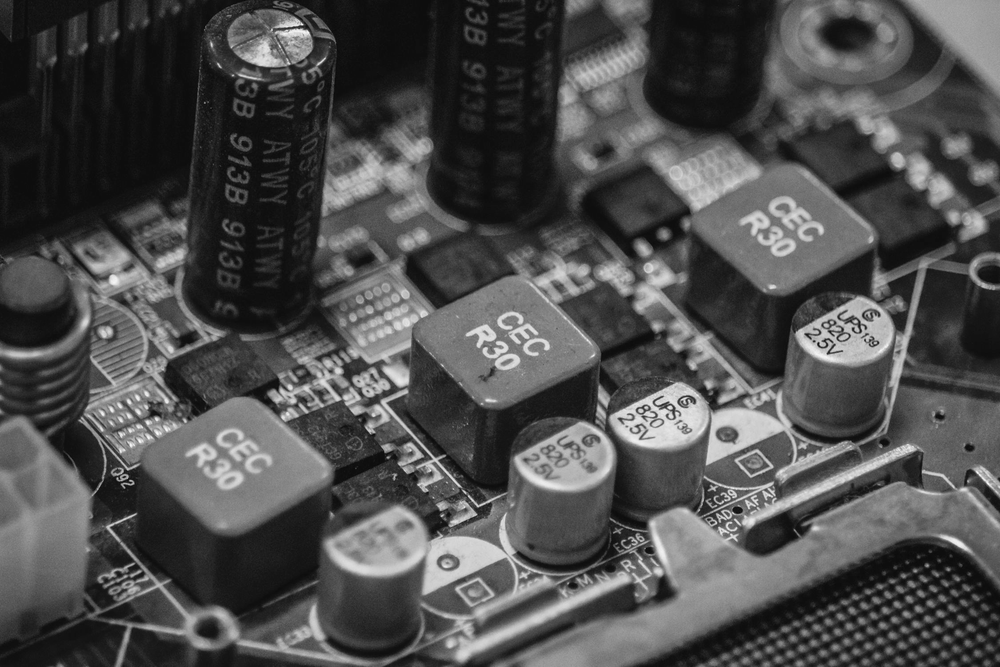
%> input picture Part A/Original Images/board.png, 1000 x 667 px, shrunk from 2250 x 1500 before the run
$ octave ask1_3.m   (GNU Octave 9; MATLAB toolbox functions it lacks are replaced by stand-ins)
%> lines starting %> are read from the running program, lines starting %| are printed output that depends on the picture
%1.3.1

I = im2double(imread('board.png'));
%> I: size 667x1000 double; min 0.0314, max 0.988, mean 0.304

m=0;
SNRdB=15;

var_I = std2(I)^2
%> var_I = 0.043
var_gauss = sqrt(var_I/10^(SNRdB/10))
%> var_gauss = 0.0369

I_noisy = imnoise(I, 'Gaussian', m, var_gauss^2);

figure("Name","gaussian")
imshow(I_noisy)
title("ενθόρυβη εικόνα ")


%median filter
J_3 = medfilt2(I_noisy,[3 3]);

figure("Name","median 3x3 gaussian")
imshowpair(I_noisy,J_3,"montage")
title(' median filter παράθυρο 3χ3 vs gaussian')

J_9 = medfilt2(I_noisy,[9 9]);
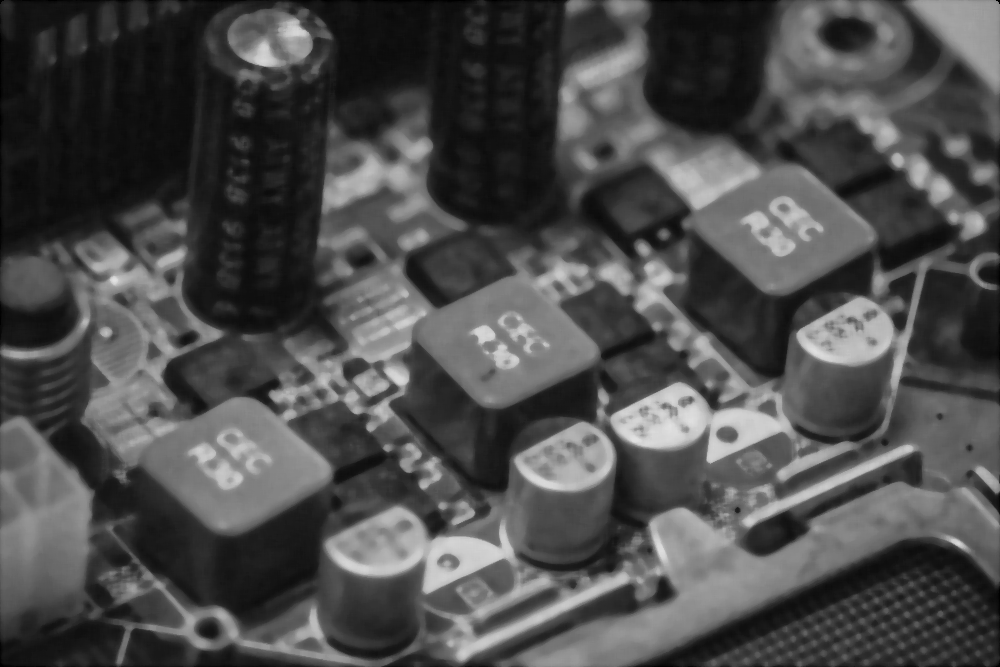
%> J_9: size 667x1000 double; min 0, max 0.889, mean 0.3

figure("Name","median 9x9")
imshowpair(I_noisy,J_9,"montage")
title(' median filter παράθυρο 9χ9 vs gaussian')

%moving average
h_3 = fspecial('average',[3 3]);
A_3 = imfilter(I_noisy,h_3,"symmetric");


figure
imshowpair(A_3,I_noisy,"montage")
title("moving average filter παράθυρο 3χ3 vs gaussian")

h_9 = fspecial('average',[9 9]);
A_9 = imfilter(I_noisy,h_9,"symmetric");

figure
imshowpair(A_9,I_noisy,"montage")
title("moving average filter παράθυρο 9χ9 vs gaussian")

%1.3.2

d=0.3;
I_pepper = imnoise(I,'salt & pepper',d);
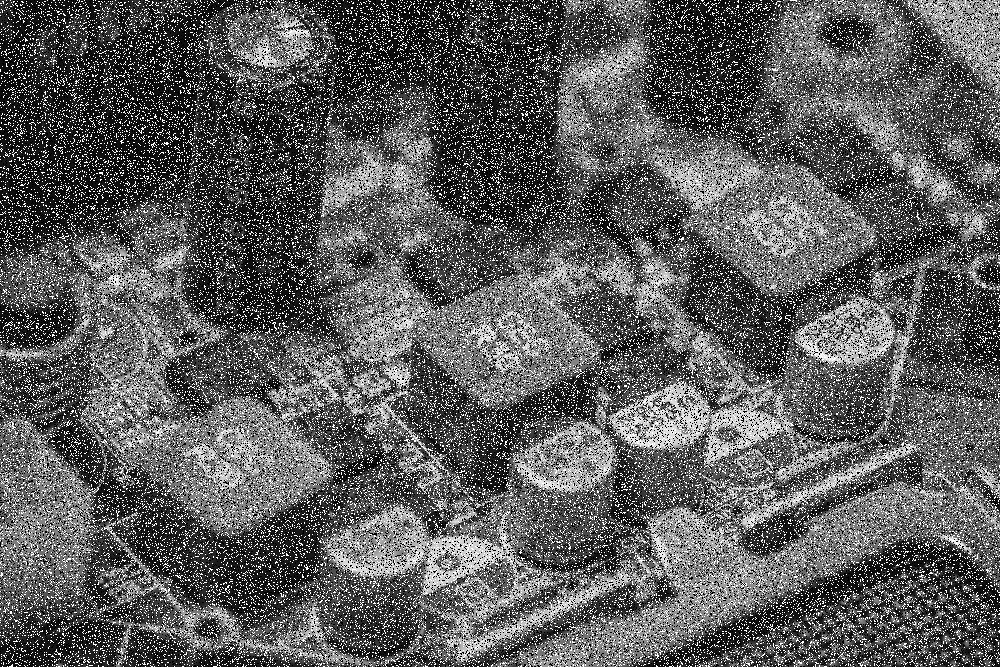
%> I_pepper: size 667x1000 double; min 0, max 1, mean 0.363

%median filter
J_3 = medfilt2(I_pepper,[3 3]);
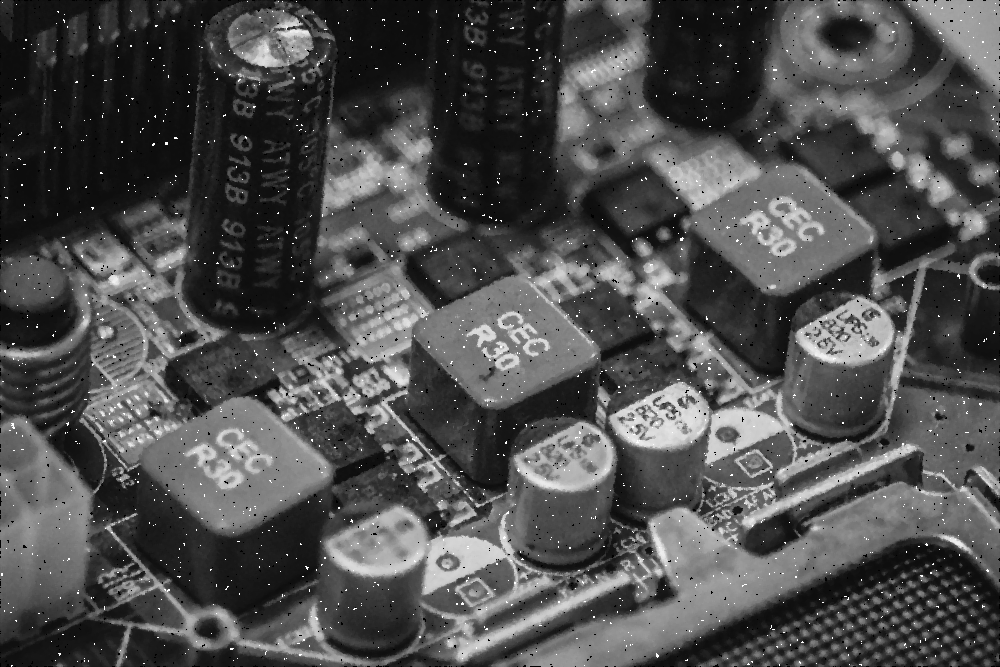
%> J_3: size 667x1000 double; min 0, max 1, mean 0.305

figure("Name","median 3x3 salt&pepper")
imshow([I_pepper J_3])
title(' median filter παράθυρο 3χ3 vs salt&pepper')

J_9 = medfilt2(I_pepper,[9 9]);

figure("Name","median 9x9 salt&pepper")
imshow([I_pepper J_9])
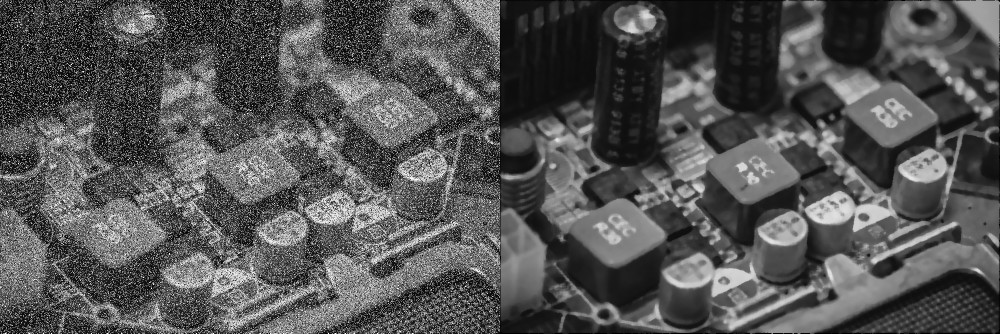
%> displayed picture: size 667x2000, on the screen's scale of 0 to 255 (shown at 1/2 size); min 0, max 255, mean 84.3
title(' median filter παράθυρο 9χ9 vs salt&pepper')

%moving average
P_3 = imfilter(I_pepper,h_3,"symmetric");
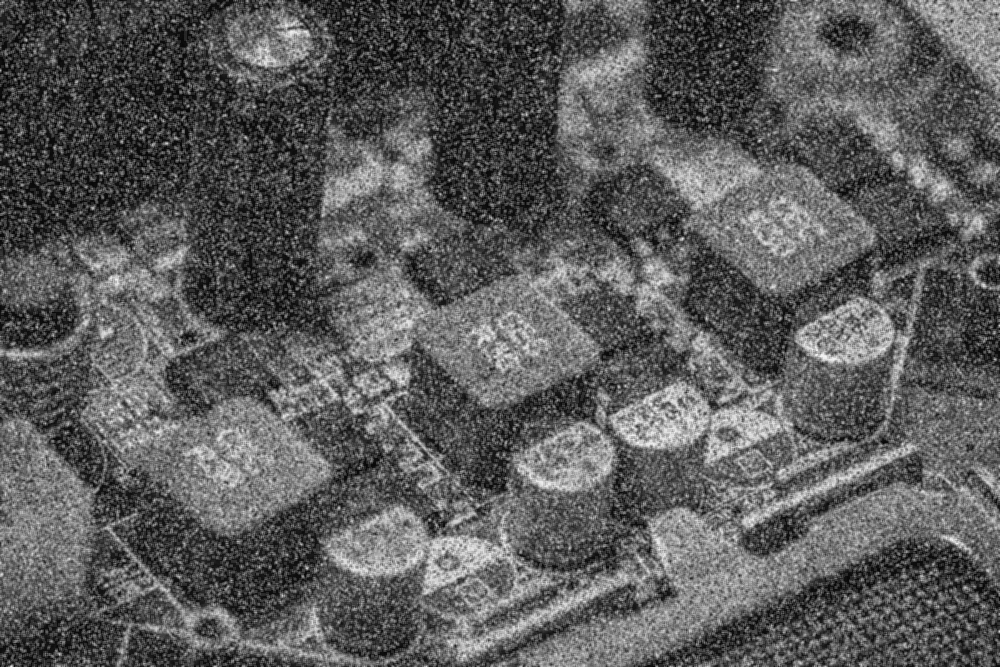
%> P_3: size 667x1000 double; min 0.00915, max 0.963, mean 0.363
P_9 = imfilter(I_pepper,h_9,"symmetric");
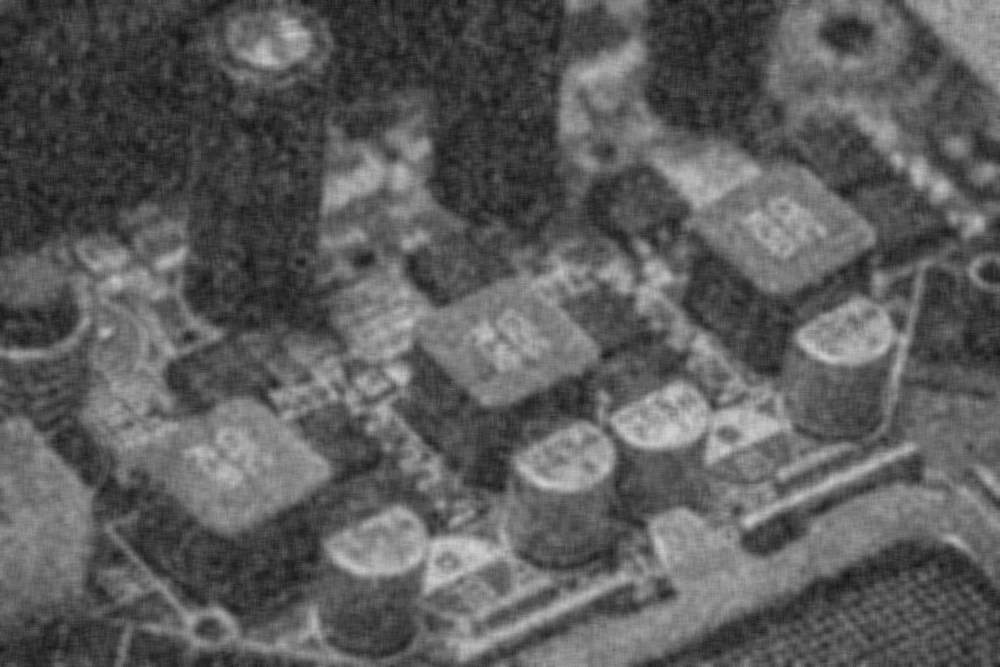
%> P_9: size 667x1000 double; min 0.0538, max 0.83, mean 0.363

figure
imshowpair(I_pepper,P_3,"montage")
title("moving average 3χ3 vs salt&pepper")

figure
imshowpair(I_pepper,P_9,"montage")
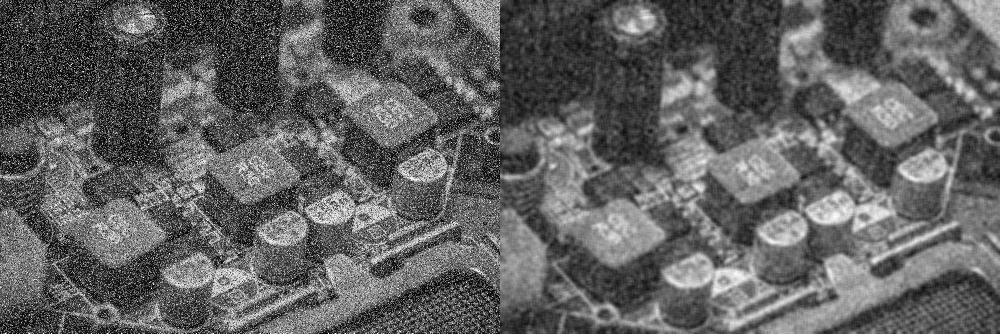
%> displayed picture: size 667x2000, on the screen's scale of 0 to 255 (shown at 1/2 size); min 0, max 255, mean 97
title("moving average 9χ9 vs salt&pepper")

$ run again, with Part A/Original Images/hallway.png copied over Part A/Original Images/board.png
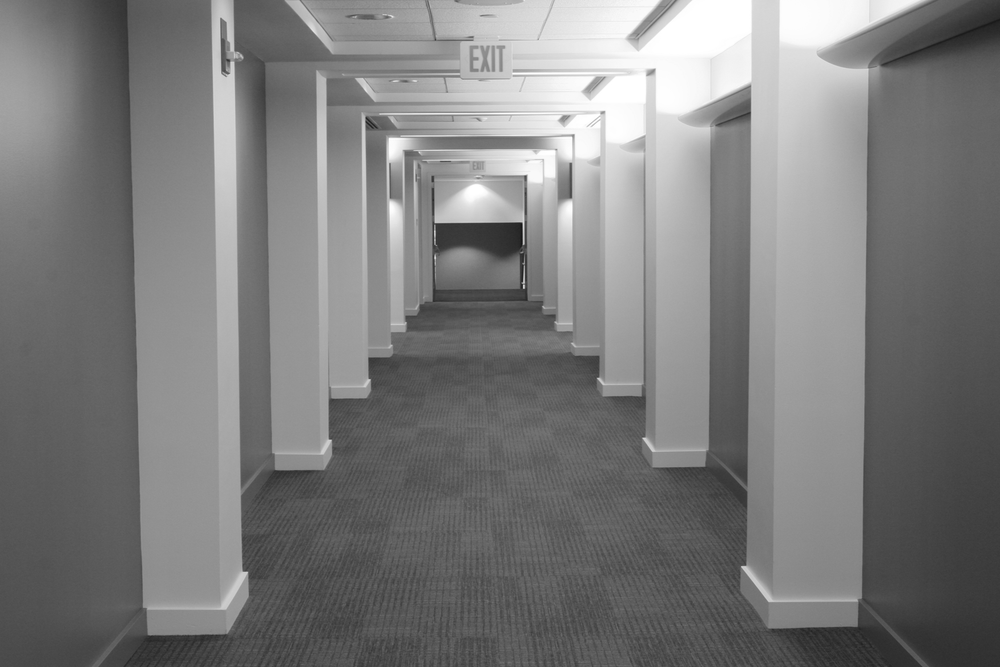
%> input picture Part A/Original Images/hallway.png, 1000 x 667 px, shrunk from 1752 x 1168 before the run
%> var_I = 0.0333
%> var_gauss = 0.0324
%> `P_9 = imfilter(I_pepper,h_9,"symmetric");`:
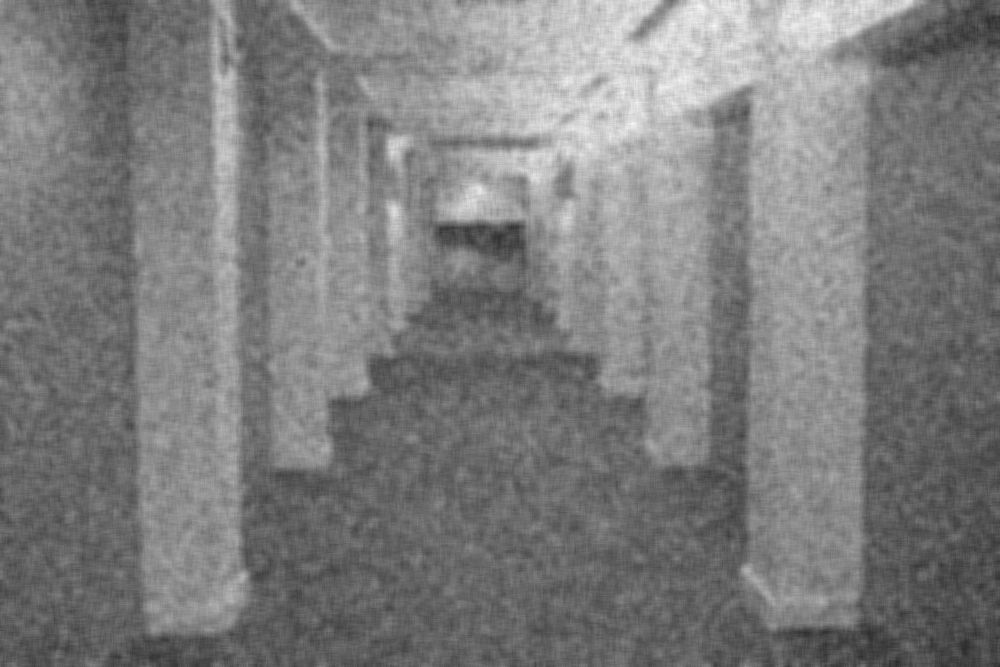
%> P_9: size 667x1000 double; min 0.17, max 0.963, mean 0.492
%> `imshowpair(I_pepper,P_9,"montage")`:
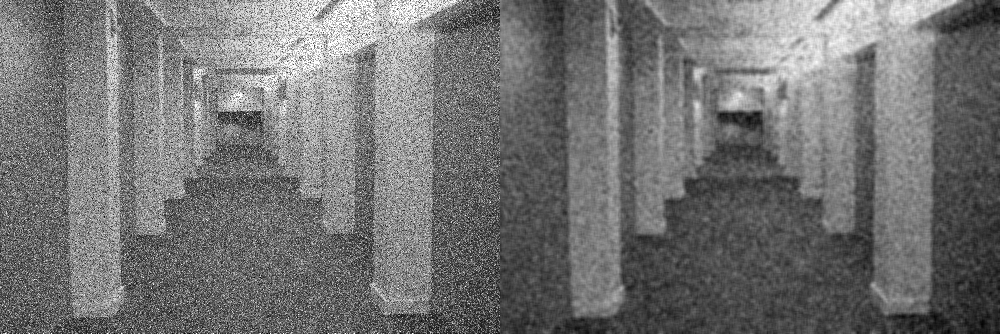
%> displayed picture: size 667x2000, on the screen's scale of 0 to 255 (shown at 1/2 size); min 0, max 255, mean 114.4
